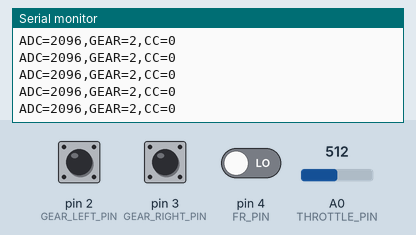
Recording of a sketch running on a simulated Arduino Uno, built with avr-gcc and run on an emulated ATmega328P. Parts: the last lines printed to the serial monitor. The inputs (shaded band) are chosen by the test bench; at power-on: A0 (THROTTLE_PIN) = 512, pin 2 (GEAR_LEFT_PIN) LOW, pin 3 (GEAR_RIGHT_PIN) LOW, pin 4 (FR_PIN) LOW.

Above: at 1.2 s.
1.3 s: A0 (THROTTLE_PIN) set to 716
At 2.1 s:
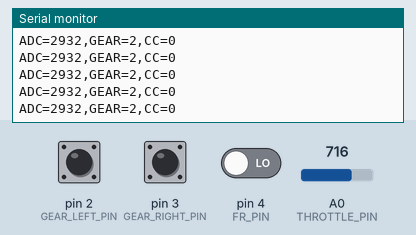
2.8 s: pin 2 (GEAR_LEFT_PIN) pulled HIGH for 0.15 s
4.4 s: pin 3 (GEAR_RIGHT_PIN) pulled HIGH for 0.15 s
6.0 s: pin 4 (FR_PIN) driven HIGH
At 6.6 s:
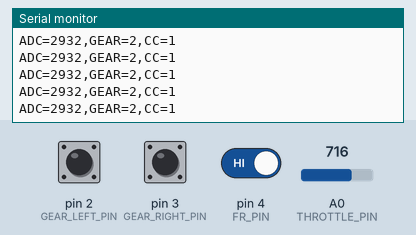
7.5 s: pin 2 (GEAR_LEFT_PIN) pulled HIGH for 1 s
At 8.0 s:
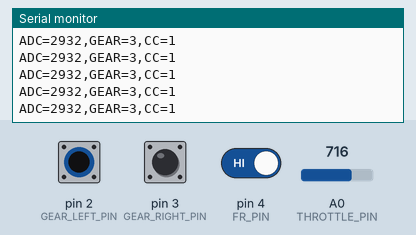
10.0 s: pin 3 (GEAR_RIGHT_PIN) pulled HIGH for 1 s
At 10.7 s:
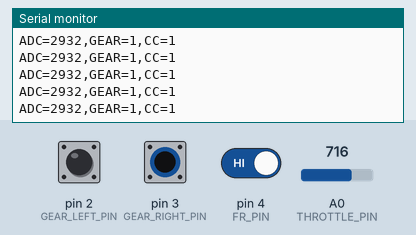
Timing chart, 0 to 13.0 s (numbered marks = the images above; inputs shaded):
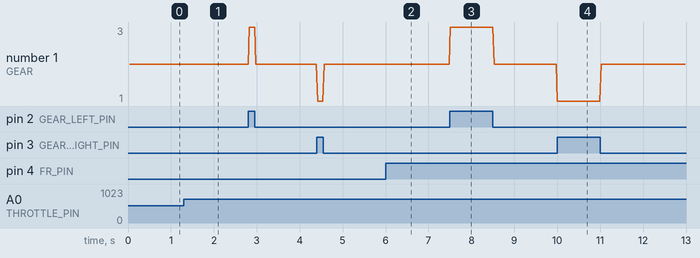

Measured:
- after the input at 1.3 s, the serial monitor: prints a new line at once (image 1)
- after the input at 6.0 s, the serial monitor: prints a new line at once (image 2)
- after the input at 7.5 s, the serial monitor: prints a new line at once (image 3)
- after the input at 10.0 s, the serial monitor: prints a new line at once (image 4)

The sketch:

Throtlle.ino
```cpp
// Arduino Uno - Throttle + Gear + Cruise Sender for Speedometer Web UI
// Reads an analog input (e.g. potentiometer) on A0 for throttle,
// two digital pins for the handlebar gear rocker (I / II / III),
// and one digital pin for the F/R cruise-control rocker,
// then sends it all over serial in one line the web UI understands:
//   ADC=<0..4095>,GEAR=<1|2|3>,CC=<0|1>
//
// Throttle wiring (if using a potentiometer as throttle):
//   Pot pin 1 -> 5V
//   Pot pin 2 (wiper) -> A0
//   Pot pin 3 -> GND
//
// Gear rocker wiring (per the throttle housing, confirmed by multimeter):
//   Brown wire (centre, common) -> 5V
//   White wire                  -> D2 (GEAR_LEFT_PIN), + 10k ohm resistor D2 to GND
//   Blue wire                   -> D3 (GEAR_RIGHT_PIN), + 10k ohm resistor D3 to GND
// (The pull-down resistors are required because the centre wire is 5V, not
//  GND, so the signal pins would otherwise float when the switch isn't
//  pressing them high. Uno has no built-in pull-down, only pull-up.)
// Note: "LEFT"/"RIGHT" here are just pin labels carried over from testing —
// they don't necessarily match the physical left/right of the switch body.
// What matters is D2=white, D3=blue, matching the truth table below.
//
// Truth table (confirmed with multimeter + Serial Monitor testing):
//   LEFT=0, RIGHT=0 -> Gear II  (Normal)
//   LEFT=1, RIGHT=0 -> Gear III (Sport)
//   LEFT=0, RIGHT=1 -> Gear I   (Eco)
//
// F/R rocker wiring (separate 2-wire connector, blue + yellow):
// Only two wires means only one bit of info, so it's wired like a single
// channel of the gear switch: one wire is the 5V common, the other is the
// signal wire into FR_PIN, with a 10k pull-down resistor from FR_PIN to GND
// (same reasoning as the gear switch above). Which physical wire is which
// hasn't been confirmed with a multimeter yet -- if F and R come out
// backwards once you test it on the Serial Monitor, just flip the
// CRUISE_ACTIVE_WHEN_HIGH constant below rather than re-wiring anything.
//
// Must match the baud rate used in script.js (115200).

const int THROTTLE_PIN   = A0;  // analog input pin
const int GEAR_LEFT_PIN  = 2;   // digital input, needs 10k pull-down to GND
const int GEAR_RIGHT_PIN = 3;   // digital input, needs 10k pull-down to GND
const int FR_PIN         = 4;   // digital input, needs 10k pull-down to GND (F/R cruise rocker)

// Flip this if testing shows the switch reads backwards (R reading LOW
// instead of HIGH, or vice versa) -- no rewiring needed, just flip the bool.
const bool CRUISE_ACTIVE_WHEN_HIGH = true;

const unsigned long BAUD_RATE = 115200;
const unsigned long SEND_INTERVAL_MS = 30; // ~33 updates/sec, smooth enough for the gauge

unsigned long lastSendTime = 0;

// Debounced digital read: takes two samples 2ms apart and only trusts the
// result if they agree. Retries a few times if the pin is bouncing/noisy,
// then just returns the latest sample rather than retrying forever (an
// unbounded retry loop could hang the loop() if a pin stays noisy).
int readDebounced(int pin) {
  const int MAX_ATTEMPTS = 10;

  for (int attempt = 0; attempt < MAX_ATTEMPTS; attempt++) {
    int a = digitalRead(pin);
    delay(2);
    int b = digitalRead(pin);
    if (a == b) return a;
  }

  return digitalRead(pin); // give up trying to settle, just use the latest read
}

int readGear() {
  bool left  = readDebounced(GEAR_LEFT_PIN)  == HIGH;
  bool right = readDebounced(GEAR_RIGHT_PIN) == HIGH;

  if (left && !right)  return 3; // Sport
  if (!left && right)  return 1; // Eco
  return 2;                      // Normal (both low, or the rare both-high glitch)
}

// F/R rocker: F = normal throttle control, R = cruise control.
// Returns true when cruise control is engaged (rocker in R position).
bool readCruiseEngaged() {
  bool pinHigh = readDebounced(FR_PIN) == HIGH;
  return CRUISE_ACTIVE_WHEN_HIGH ? pinHigh : !pinHigh;
}

void setup() {
  Serial.begin(BAUD_RATE);
  pinMode(THROTTLE_PIN, INPUT);
  pinMode(GEAR_LEFT_PIN, INPUT);
  pinMode(GEAR_RIGHT_PIN, INPUT);
  pinMode(FR_PIN, INPUT);
}

void loop() {
  unsigned long now = millis();

  if (now - lastSendTime >= SEND_INTERVAL_MS) {
    lastSendTime = now;

    int raw = analogRead(THROTTLE_PIN); // 0..1023 on Uno

    // Web UI expects a 0..4095 style ADC range (STM32 12-bit ADC).
    // Uno's ADC is 10-bit (0..1023), so scale it up to keep the
    // same ADC=1120..4095 mapping used in script.js.
    int scaled = map(raw, 0, 1000, 0, 4095);
    int gear = readGear();
    bool cruise = readCruiseEngaged();

    Serial.print("ADC=");
    Serial.print(scaled);
    Serial.print(",GEAR=");
    Serial.print(gear);
    Serial.print(",CC=");
    Serial.println(cruise ? 1 : 0);
  }
}
```
